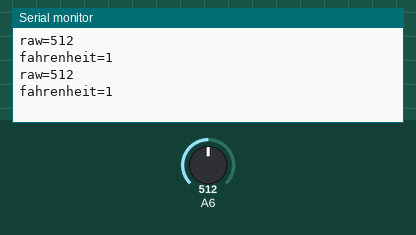
This sketch was run on a simulated Arduino Pro Mini, built with avr-gcc and run on an emulated ATmega328P. On the bench: the last lines printed to the serial monitor. The inputs (shaded band) are chosen by the test bench; at power-on: A6 = 512.

Above: at 1.2 s.
1.3 s: A6 set to 716
At 2.6 s:
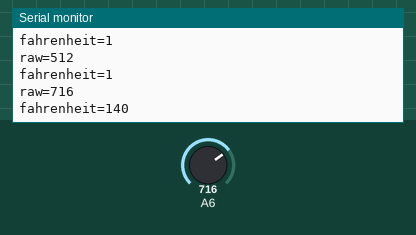
2.8 s: A6 set to 900
At 3.8 s:
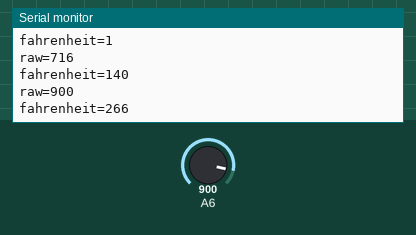
Timing chart, 0 to 5.8 s (numbered marks = the images above; inputs shaded):
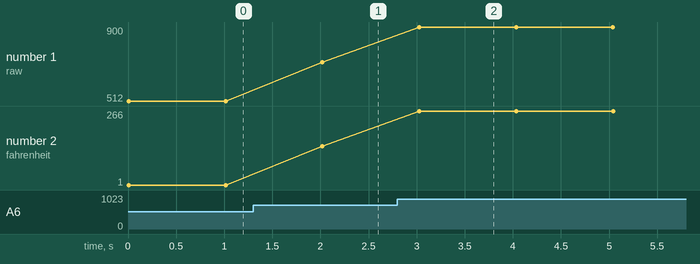

Measured:
- after the input at 1.3 s, the serial monitor: prints a new line after 0.72 s (image 1)
- after the input at 2.8 s, the serial monitor: prints a new line after 0.23 s (image 2)
- plotted number 1: 512 → 716 after the input at 1.3 s, 716 → 900 after the input at 2.8 s
- plotted number 2: 1 → 140 after the input at 1.3 s, 140 → 266 after the input at 2.8 s

The sketch:

ArduinoProMiniLM335_Temperature.ino
```cpp
// (licence header left out)
void setup() {
  Serial.begin(115200);
}

void readTemp(int& raw, int& fahrenheit)
{
  raw = analogRead(A6);

  // calibrated linear formula from two measured data points, depends on exact running voltage
  // raw=564, fahrenheit=37
  // raw=605, fahrenheit=65
  fahrenheit = ((raw-510)*28)/41;
}

void readAverageTemp(int& raw, int& fahrenheit, int count)
{
  long raw_total = 0;
  long fahrenheit_total = 0;

  for (int i=0; i<count; ++i)
  {
   readTemp(raw, fahrenheit);
   raw_total += raw;
   fahrenheit_total += fahrenheit;
  }

  raw = raw_total / count;
  fahrenheit = fahrenheit_total / count;
}

void loop()
{
  int raw, fahrenheit;

  readAverageTemp(raw, fahrenheit, 50);
  Serial.print("raw="); Serial.println(raw);
  Serial.print("fahrenheit="); Serial.println(fahrenheit);

  delay(1000);
}
```
